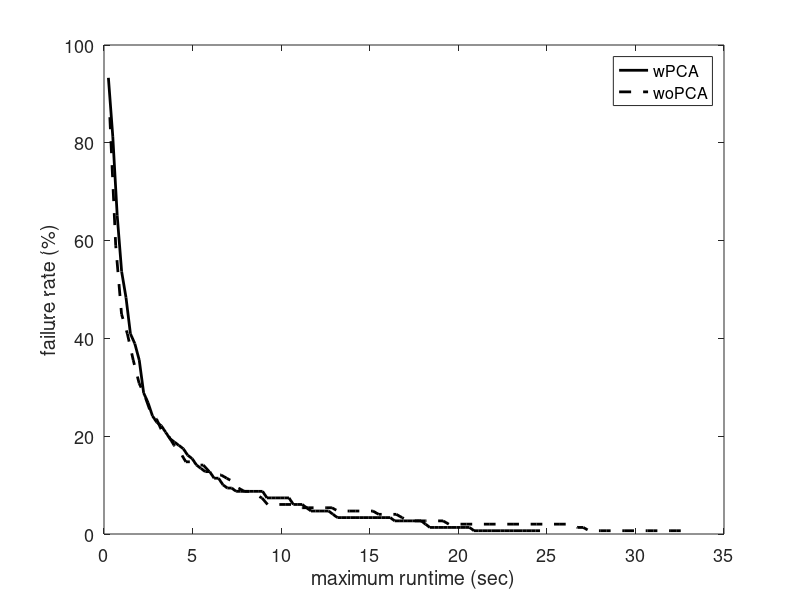

MATLAB code to generate this figure:
% Benchmark_RRT_envI_wo.txt - Planning without PCA - for comparison
% Benchmark_RRT_envI_w.txt - with PCA (including the nearest neighbor in the PCA) knn=20
% Benchmark_RRT_envI_w_2.txt - with PCA (not including the nearest neighbor in the PCA) knn=20
% Benchmark_RRT_envI_w_3.txt - with PCA (including the nearest neighbor in the PCA) knn=tree size
% Benchmark_RRT_envI_w_4.txt - with PCA (including the nearest neighbor in the PCA) knn=90
% Benchmark_RRT_envI_w_5.txt- with the minimum number of nodes in tree to operate PCA set to 1 (previously was 6)
% *Benchmark_RRT_envI_w_6.txt- with the minimum number of nodes in tree to operate PCA set to 3 (previously was 6)
% Benchmark_RRT_envI_w_7.txt- nearestR with radius 2.6

% (*) marks best so far
% In all trials, d = 2.8
% last updated: 12/11/17

clear all
clc


%%
planners = {'BiRRT','RRT'};
plannerType = planners{2};
switch plannerType
    case 'BiRRT'
        D{1} = load('Benchmark_CBiRRT_w.txt'); 
        D{2} = load('Benchmark_CBiRRT_wo.txt');
        fprintf('Failures: \t%.1f, %.1f \n', 100-sum(D{1}(:,1))/size(D{1},1)*100, 100-sum(D{2}(:,1))/size(D{2},1)*100);
        d = 1.6;
        D{1} = [d*ones(size(D{1},1),1) D{1}];
        D{2} = [d*ones(size(D{2},1),1) D{2}];
        D{1} = D{1}(D{1}(:,2)==1,:); 
        D{2} = D{2}(D{2}(:,2)==1,:); 
        
    case 'RRT'
        D{1} = load('Benchmark_RRT_w_4.txt'); 
        D{2} = load('Benchmark_RRT_wo.txt'); 
        fprintf('Failures: \t%.1f, %.1f \n', 100-sum(D{1}(:,1))/size(D{1},1)*100, 100-sum(D{2}(:,1))/size(D{2},1)*100);
        d = 0.8;
        D{1} = [d*ones(size(D{1},1),1) D{1}];
        D{2} = [d*ones(size(D{2},1),1) D{2}];
        D{1} = D{1}(D{1}(:,2)==1,:); 
        D{2} = D{2}(D{2}(:,2)==1,:); 
end

%%
disp(['Results for ' plannerType ':']);

%%

for k = 1:size(D,2)
    
    suc = D{k}(:,2)==1;
    F(:,k) = mean(D{k});
    
    tmin(k) = F(4,k);
end

clc
disp('-----------------------------------');
fprintf('         \t\tw/\tw/o\n');
fprintf('Queries: \t\t%d\t%d\n', size(D{1},1), size(D{2},1));
fprintf('d =      \t\t%.1f\t%.1f\n', F(1,1), F(1,2));
fprintf('Avg. time (for d): \t%.2f\t%.2f \t(msec)\n', F(4,1)*1e3, F(4,2)*1e3);
fprintf('Min. time (for d): \t%.2f\t%.2f \t(msec)\n', min(D{1}(:,4))*1e3, min(D{2}(:,4))*1e3);
fprintf('Nodes in path:     \t%.1f\t%.1f\n', F(10,1), F(10,2));
fprintf('Nodes in trees:    \t%.1f\t%.1f\n', F(11,1), F(11,2));
disp('------------ Sampling -------------');
fprintf('Sampling time:    \t%.2f\t%.2f \t(msec)\n', F(15,1)*1e3, F(15,2)*1e3);
fprintf('Sampling count: \t%.1f\t%.1f \t(%%)\n', F(16,1)+F(17,1), F(16,2)+F(17,2));
fprintf('Sampling success: \t%.2f\t%.2f \t(%%)\n', 100*F(16,1)/(F(16,1)+F(17,1)), 100*F(16,2)/(F(16,2)+F(17,2)));
disp('------------ loc.-con. ------------');
fprintf('Loc.-con. time:    \t%.2f\t%.2f \t(msec)\n', F(12,1)*1e3, F(12,2)*1e3);
fprintf('Loc.-con. count:   \t%.2f\t%.2f \t\n', F(13,1), F(13,2));
fprintf('Loc.-con. success: \t%.2f\t%.2f \t(%%)\n', 100*F(14,1)/F(13,1), 100*F(14,2)/F(13,2));
disp('----------- Projection ------------');
fprintf('Proj. time:        \t%.2f\t%.2f \t(msec)\n', F(6,1)*1e3, F(6,2)*1e3);
fprintf('Proj. count:       \t%.2f\t%.2f \t\n', F(5,1), F(5,2));
disp('--------------- PCA ---------------');
fprintf('PCA time:          \t%.2f\t%.2f \t(msec)\n', F(19,1)*1e3, F(19,2)*1e3);
fprintf('PCA count:       \t%.2f\t%.2f \t\n', F(18,1), F(18,2));

%%
disp(' ');
fprintf('Speed-up (at d = %.1f):      %.2f\n', d, tmin(2)/tmin(1));

%%
%%
%%
% PCS
td = D{1}(:,4);
maxT = max(td);
T1 = linspace(0,maxT,100);
T1 = T1(2:end);
for i = 1:length(T1)
    sd = td < T1(i);
    md(i) = mean(td(sd));
    Md(i) = 1-sum(sd)/length(td);
end
%%
% GD
tg = D{2}(:,4);
maxT = max(tg);
T2 = linspace(0,maxT,100);
T2 = T2(2:end);
for i = 1:length(T2)
    sg = tg < T2(i);
    mg(i) = mean(tg(sg));
    Mg(i) = 1-sum(sg)/length(tg);
end

%%
h = figure(2);
clf
plot(T1,Md*100,'-k','linewidth',2);
hold on
plot(T2,Mg*100,'--k','linewidth',2);
hold off
xlabel('maximum runtime (sec)');
ylabel('failure rate (%)');
legend('wPCA','woPCA');
% xlim([0 8]);%max([T1 T2])]);
% title(plannerType);
set(gca,'fontsize',13);
% set(h, 'Position', [100, 100, 800, 400]);
% print PCS_NR_runtime.eps -depsc -r200